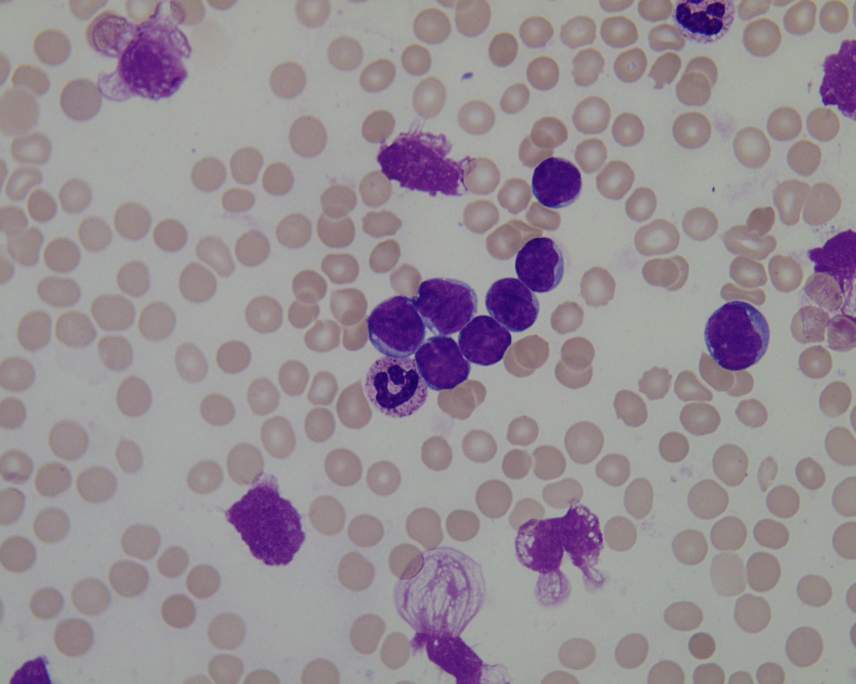
#> input picture Im001_1.jpg, 1712 x 1368 px (shown at 1/2 size)
$ python test1.py
#> lines starting #> are read from the running program, lines starting #| are printed output that depends on the picture; after the words box and inside, x2 and y2 are one past the last pixel; in counts of white or black regions, pixels touching at a corner belong together
import cv2
import numpy as np
import math

image = cv2.imread('Im001_1.jpg')
#> image is the input picture: shape (1368, 1712, 3); mean B, G, R 148.6, 141.6, 150.4
original = image.copy()
hsv = cv2.cvtColor(image, cv2.COLOR_BGR2HSV)
#> hsv: shape (1368, 1712, 3); mean H, S, V 86.7, 29.3, 154.8

hsv_lower = np.array([156,60,0])
hsv_upper = np.array([179,115,255])
mask = cv2.inRange(hsv, hsv_lower, hsv_upper)
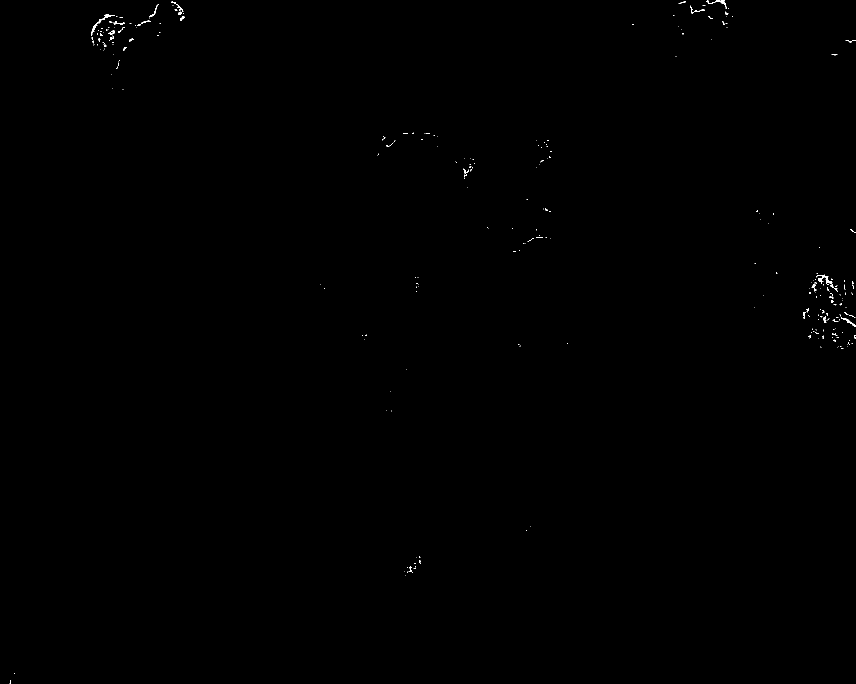
#> mask: shape (1368, 1712) (shown at 1/2 size); 0.13% white in thin lines or dots
kernel = cv2.getStructuringElement(cv2.MORPH_ELLIPSE, (3,3))
opening = cv2.morphologyEx(mask, cv2.MORPH_OPEN, kernel, iterations=1)
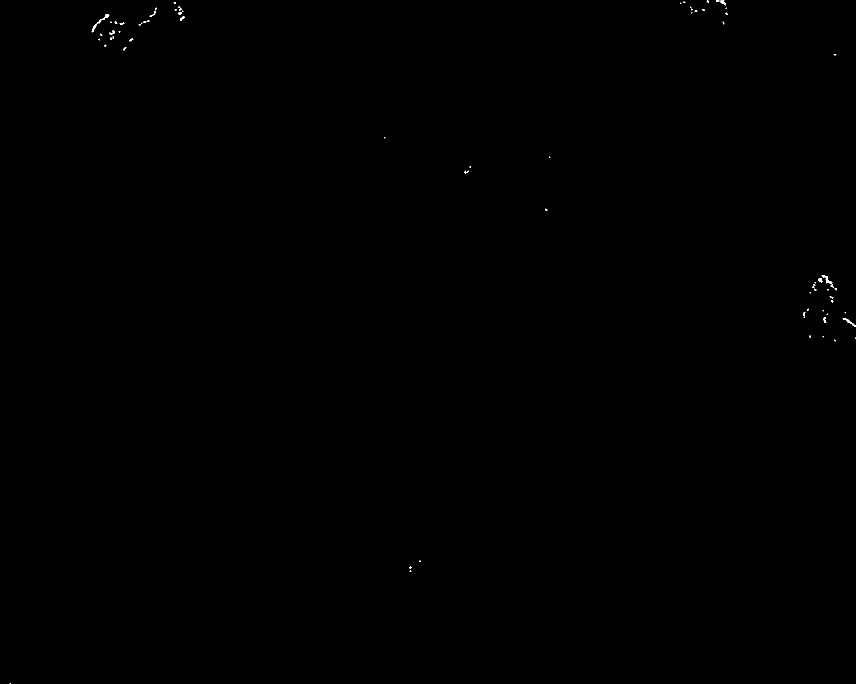
#> opening: shape (1368, 1712) (shown at 1/2 size); 0.06% white; 73 white regions (55 under 20 px), largest, box (x1, y1, x2, y2) and area: (1643, 550, 1665, 568) 118, (193, 28, 219, 48) 110, (1685, 636, 1712, 654) 108
close = cv2.morphologyEx(opening, cv2.MORPH_CLOSE, kernel, iterations=2)
#> close: shape (1368, 1712); 0.07% white; 59 white regions (41 under 20 px)

cnts = cv2.findContours(close, cv2.RETR_EXTERNAL, cv2.CHAIN_APPROX_SIMPLE)
#> cnts = 59 contours, 46 with area under 20; largest, box (x1, y1, x2, y2) and area: (183, 28, 219, 65) 138, (1643, 550, 1674, 581) 133, (1685, 636, 1712, 654) 84, (1432, 0, 1452, 11) 74, (356, 12, 367, 30) 60
cnts = cnts[0] if len(cnts) == 2 else cnts[1]

minimum_area = 200
average_cell_area = 650
connected_cell_area = 1000
cells = 0
for c in cnts:
    area = cv2.contourArea(c)
    if area > minimum_area:
        cv2.drawContours(original, [c], -1, (36,255,12), 2)
        if area > connected_cell_area:
            cells += math.ceil(area / average_cell_area)
        else:
            cells += 1
#> this loop made 59 passes
#> area on passes 9, 10, 20, 21, 22, 33, 36, 40, 43, 44, 47, 54: 83.5, 30.5, 37, 41.5, 133, 23.5, 40.5, 21, 36.5, 137.5, 24, 60
#> after the loop, cells = 0
print('Cells: {}'.format(cells))
#| Cells: 0
cv2.imshow('close', close)
cv2.imshow('original', original)
cv2.waitKey()
